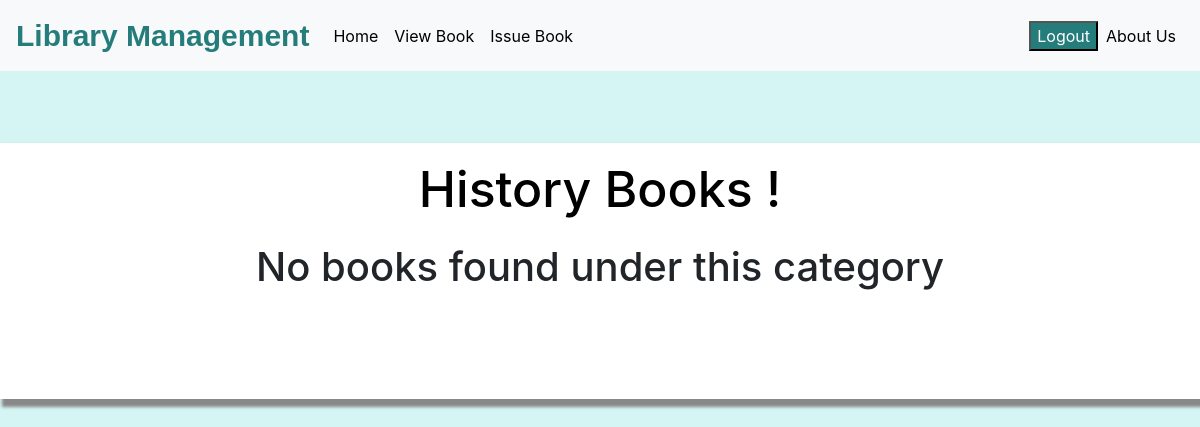
The page /viewbookhis_view on the database as committed earlier.
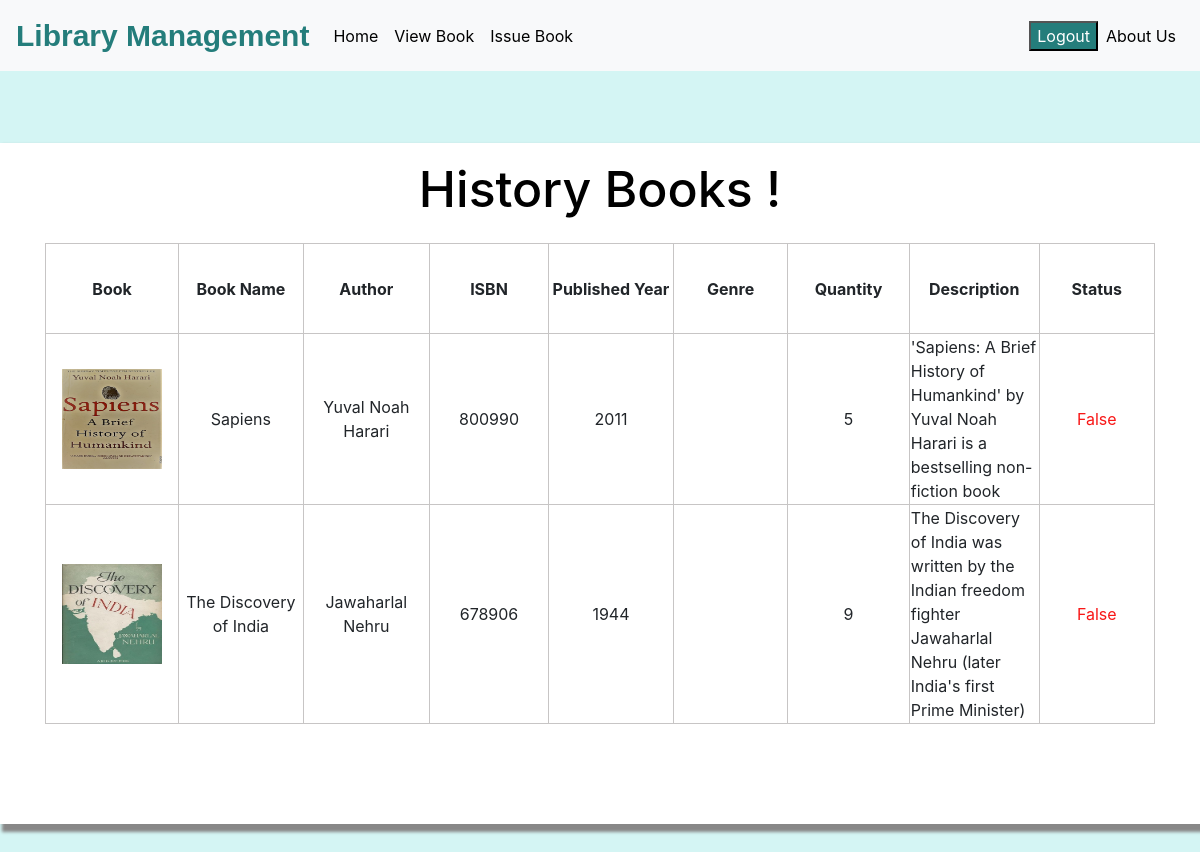
The same page on the database as committed later.
### library/models.py (models this page shows, shortened)
class Book(models.Model):
    catchoice= [
        ('Education', 'Education'),
        ('Entertainment', 'Entertainment'),
        ('Comics', 'Comics'),
        ('Biography', 'Biographie'),
        ('History', 'History'),
        ('Romantic','Romantic'),
        ('Manipulation','Manipulation'),
        ('Fantacy','Fantacy'),
        ]
    name=models.CharField(max_length=30)
    image=models.ImageField(upload_to="images",null="True")
    isbn=models.PositiveIntegerField()
    author=models.CharField(max_length=40)
    description=models.TextField(null=True)
    category=models.CharField(max_length=30,choices=catchoice,default='Education')
    borrowsatus=models.BooleanField(default=False,null=True)
    published_year=models.TextField(null=True)
    quantity=models.TextField(null=True)
    accession_number =models.CharField(max_length=8, unique=True, blank=True, null=True)

### library/views.py (the view, shortened to what this page needs)
# urls.py: path('viewbookhis_view',views.viewbookhis_view,name="viewbookhis"),
def viewbookhis_view(request):
    if models.Book.objects.filter(category ="History"):
        data=models.Book.objects.filter(category ="History")
        query = request.GET.get('q', '')
        context = {
            "data6":data,
            'query': query
        }
        return render(request, 'library/Historybooks.html',context)
    else:
        return render(request, 'library/Historybooks.html')

### templates/library/Historybooks.html (shortened to what this page needs)
<!DOCTYPE html>
{% load static %}
<html lang="en">
<head>
	<link href="https://cdn.jsdelivr.net/npm/bootstrap@5.3.3/dist/css/bootstrap.min.css" rel="stylesheet">
</head>
<body style="background-color:#d4f5f4 ;">
{% include "library/navbarcategory.html" %}
<br><br>
<br>
        <div class="main">
          <div class="container-fluid" id="fluid">
          <h3 class="p-3 mb-2  text-black" style = 'font-size: 50px;text-align:center;'>History Books !</h3>
<div class="container" id="cont">
  {%if data6%}
           <table>
            <tr>
              <th><center>Book</center></th>
              <th><center>Book Name</center></th>
              <th><center>Author</center></th>
              <th><center>ISBN</center></th>
              <th><center>Published Year</center></th>
              <th><center>Genre</center></th>
              <th><center>Quantity</center></th>
              <th><center>Description</center></th>
              <th><center>Status</center></th>
            </tr>
            {% for book in data6 %}
            <tr>
              <td>
                {% if book.image %}
                <img src="{{book.image.url}}" alt="no_image" height="100px" width="100px" style="margin-top: 5px;margin-bottom: 5px;">
                {%endif%}
              </td>
              <td>{{book.name}}</td>
              <td>{{book.author}}</td>
              <td>{{book.isbn}}</td>
              <td>{{book.published_year}}</td>
              <td>{{book.genre}}</td>
              <td>{{book.quantity}}</td>
              <td id="des">{{book.description}}</td>
              <td>
                {% if book.borrowsatus == True %}
                <span style="color: rgb(53, 240, 53);">{{book.borrowsatus}}</span>
                {%else%}
                <span style="color: rgb(248, 23, 23);">{{book.borrowsatus}}</span>
                {%endif%}
            </tr>
            {% endfor %}
           </table>
           {%else%}
           <h1 style="text-align: center;">No books found under this category</h1>
           {%endif%}
           <div class="container-fluid" id="bot"></div>
          </div>
          </div>
        </div>
</body>
</html>

Rows that differ between the two databases and show on the page:
added Book: image (picture), name "Sapiens", author "Yuval Noah Harari", isbn "800990", published_year "2011", quantity "5", description "'Sapiens: A Brief History of Humankind' by Yuval Noah Harari is a bestselling non-fiction book", borrowsatus "False"
added Book: image (picture), name "The Discovery of India", author "Jawaharlal Nehru", isbn "678906", published_year "1944", quantity "9", description "The Discovery of India was written by the Indian freedom fighter Jawaharlal Nehru (later India's first Prime Minister)", borrowsatus "False"
Other text that changed with them:
text no longer shown: "No books found under this category"
text now shown: "Book Book Name Author ISBN Published Year Genre Quantity Description Status"
